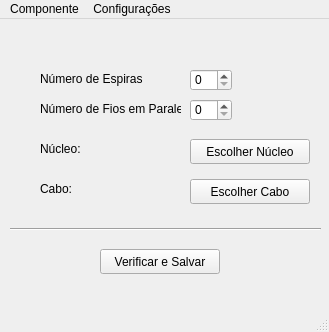
<?xml version="1.0" encoding="UTF-8"?>
<ui version="4.0">
 <class>CreateInductorWindow</class>
 <widget class="QMainWindow" name="CreateInductorWindow">
  <property name="geometry">
   <rect>
    <x>0</x>
    <y>0</y>
    <width>329</width>
    <height>332</height>
   </rect>
  </property>
  <property name="sizePolicy">
   <sizepolicy hsizetype="Fixed" vsizetype="Fixed">
    <horstretch>0</horstretch>
    <verstretch>0</verstretch>
   </sizepolicy>
  </property>
  <property name="minimumSize">
   <size>
    <width>329</width>
    <height>0</height>
   </size>
  </property>
  <property name="maximumSize">
   <size>
    <width>329</width>
    <height>332</height>
   </size>
  </property>
  <property name="windowTitle">
   <string>MainWindow</string>
  </property>
  <widget class="QWidget" name="centralwidget">
   <widget class="QSpinBox" name="spinbox_N">
    <property name="geometry">
     <rect>
      <x>190</x>
      <y>50</y>
      <width>42</width>
      <height>22</height>
     </rect>
    </property>
    <property name="maximum">
     <number>200</number>
    </property>
   </widget>
   <widget class="QSpinBox" name="spinbox_Np">
    <property name="geometry">
     <rect>
      <x>190</x>
      <y>80</y>
      <width>42</width>
      <height>22</height>
     </rect>
    </property>
    <property name="maximum">
     <number>200</number>
    </property>
   </widget>
   <widget class="QPushButton" name="pushButtonCoreSel">
    <property name="geometry">
     <rect>
      <x>190</x>
      <y>120</y>
      <width>120</width>
      <height>25</height>
     </rect>
    </property>
    <property name="sizePolicy">
     <sizepolicy hsizetype="Fixed" vsizetype="Fixed">
      <horstretch>0</horstretch>
      <verstretch>0</verstretch>
     </sizepolicy>
    </property>
    <property name="minimumSize">
     <size>
      <width>120</width>
      <height>25</height>
     </size>
    </property>
    <property name="maximumSize">
     <size>
      <width>120</width>
      <height>25</height>
     </size>
    </property>
    <property name="text">
     <string>Escolher Núcleo</string>
    </property>
   </widget>
   <widget class="QPushButton" name="pushButtonCableSel">
    <property name="geometry">
     <rect>
      <x>190</x>
      <y>160</y>
      <width>120</width>
      <height>25</height>
     </rect>
    </property>
    <property name="sizePolicy">
     <sizepolicy hsizetype="Fixed" vsizetype="Fixed">
      <horstretch>0</horstretch>
      <verstretch>0</verstretch>
     </sizepolicy>
    </property>
    <property name="minimumSize">
     <size>
      <width>120</width>
      <height>25</height>
     </size>
    </property>
    <property name="maximumSize">
     <size>
      <width>120</width>
      <height>25</height>
     </size>
    </property>
    <property name="text">
     <string>Escolher Cabo</string>
    </property>
   </widget>
   <widget class="QLabel" name="label">
    <property name="geometry">
     <rect>
      <x>40</x>
      <y>50</y>
      <width>121</width>
      <height>20</height>
     </rect>
    </property>
    <property name="sizePolicy">
     <sizepolicy hsizetype="Fixed" vsizetype="Fixed">
      <horstretch>0</horstretch>
      <verstretch>0</verstretch>
     </sizepolicy>
    </property>
    <property name="minimumSize">
     <size>
      <width>121</width>
      <height>20</height>
     </size>
    </property>
    <property name="maximumSize">
     <size>
      <width>141</width>
      <height>20</height>
     </size>
    </property>
    <property name="text">
     <string>Número de Espiras</string>
    </property>
   </widget>
   <widget class="QLabel" name="label2">
    <property name="geometry">
     <rect>
      <x>40</x>
      <y>80</y>
      <width>141</width>
      <height>20</height>
     </rect>
    </property>
    <property name="sizePolicy">
     <sizepolicy hsizetype="Fixed" vsizetype="Fixed">
      <horstretch>0</horstretch>
      <verstretch>0</verstretch>
     </sizepolicy>
    </property>
    <property name="minimumSize">
     <size>
      <width>121</width>
      <height>20</height>
     </size>
    </property>
    <property name="maximumSize">
     <size>
      <width>141</width>
      <height>20</height>
     </size>
    </property>
    <property name="text">
     <string>Número de Fios em Paralelo</string>
    </property>
   </widget>
   <widget class="QPushButton" name="pushButtonVerify">
    <property name="geometry">
     <rect>
      <x>100</x>
      <y>230</y>
      <width>120</width>
      <height>25</height>
     </rect>
    </property>
    <property name="sizePolicy">
     <sizepolicy hsizetype="Fixed" vsizetype="Fixed">
      <horstretch>0</horstretch>
      <verstretch>0</verstretch>
     </sizepolicy>
    </property>
    <property name="minimumSize">
     <size>
      <width>120</width>
      <height>25</height>
     </size>
    </property>
    <property name="maximumSize">
     <size>
      <width>120</width>
      <height>25</height>
     </size>
    </property>
    <property name="text">
     <string>Verificar e Salvar</string>
    </property>
   </widget>
   <widget class="QLabel" name="label_3">
    <property name="geometry">
     <rect>
      <x>60</x>
      <y>120</y>
      <width>16</width>
      <height>16</height>
     </rect>
    </property>
    <property name="text">
     <string/>
    </property>
   </widget>
   <widget class="QLabel" name="label_5">
    <property name="geometry">
     <rect>
      <x>40</x>
      <y>120</y>
      <width>141</width>
      <height>20</height>
     </rect>
    </property>
    <property name="sizePolicy">
     <sizepolicy hsizetype="Fixed" vsizetype="Fixed">
      <horstretch>0</horstretch>
      <verstretch>0</verstretch>
     </sizepolicy>
    </property>
    <property name="minimumSize">
     <size>
      <width>80</width>
      <height>20</height>
     </size>
    </property>
    <property name="maximumSize">
     <size>
      <width>141</width>
      <height>20</height>
     </size>
    </property>
    <property name="text">
     <string>Núcleo:</string>
    </property>
   </widget>
   <widget class="QLabel" name="label_6">
    <property name="geometry">
     <rect>
      <x>40</x>
      <y>160</y>
      <width>141</width>
      <height>20</height>
     </rect>
    </property>
    <property name="sizePolicy">
     <sizepolicy hsizetype="Fixed" vsizetype="Fixed">
      <horstretch>0</horstretch>
      <verstretch>0</verstretch>
     </sizepolicy>
    </property>
    <property name="minimumSize">
     <size>
      <width>80</width>
      <height>20</height>
     </size>
    </property>
    <property name="maximumSize">
     <size>
      <width>141</width>
      <height>20</height>
     </size>
    </property>
    <property name="text">
     <string>Cabo:</string>
    </property>
   </widget>
   <widget class="Line" name="line_3">
    <property name="geometry">
     <rect>
      <x>10</x>
      <y>200</y>
      <width>311</width>
      <height>20</height>
     </rect>
    </property>
    <property name="orientation">
     <enum>Qt::Horizontal</enum>
    </property>
   </widget>
  </widget>
  <widget class="QMenuBar" name="menubar">
   <property name="geometry">
    <rect>
     <x>0</x>
     <y>0</y>
     <width>329</width>
     <height>21</height>
    </rect>
   </property>
   <widget class="QMenu" name="menuFile">
    <property name="title">
     <string>Componente</string>
    </property>
    <addaction name="actionSalvar"/>
    <addaction name="actionSalvar_2"/>
   </widget>
   <widget class="QMenu" name="menuConfigura_es">
    <property name="title">
     <string>Configurações</string>
    </property>
    <addaction name="actionOtimizador"/>
    <addaction name="actionFatores_de_Seguran_a"/>
   </widget>
   <addaction name="menuFile"/>
   <addaction name="menuConfigura_es"/>
  </widget>
  <widget class="QStatusBar" name="statusbar"/>
  <action name="actionSalvar">
   <property name="text">
    <string>Novo</string>
   </property>
  </action>
  <action name="actionSalvar_2">
   <property name="text">
    <string>Salvar</string>
   </property>
  </action>
  <action name="actionOtimizador">
   <property name="text">
    <string>Otimizador</string>
   </property>
  </action>
  <action name="actionFatores_de_Seguran_a">
   <property name="text">
    <string>Fatores de Segurança</string>
   </property>
  </action>
 </widget>
 <resources/>
 <connections/>
</ui>
